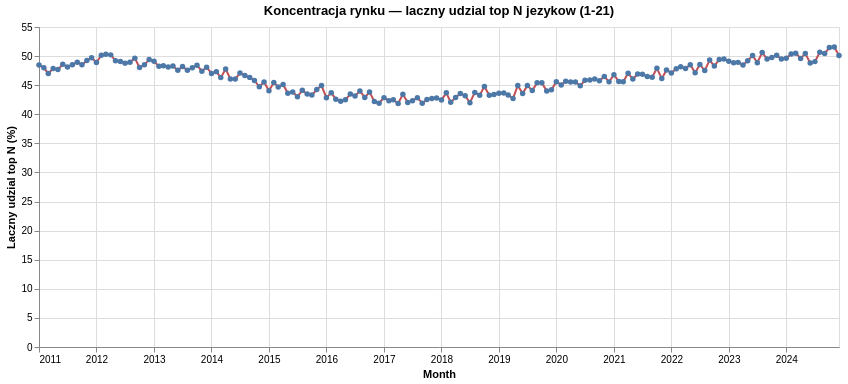

Specify this chart in Vega-Lite:
### Vega-Lite specification from a JSON file in a GitHub repository (floating-point values rounded to 4 significant figures; data arrays with more than 128 entries replaced by an {"elided": "..."} marker saying what was removed)
{"config": {"view": {"continuousWidth": 300, "continuousHeight": 300}, "title": {"anchor": "middle"}}, "data": {"name": "data-451605dfd3c42fff010961f6a53bacfb"}, "mark": {"type": "line", "color": "#c44e52", "point": true}, "encoding": {"tooltip": [{"field": "month", "type": "temporal"}, {"field": "top_n", "title": "Top N", "type": "quantitative"}, {"field": "top_n_share_pct", "format": ".2f", "title": "Share (%)", "type": "quantitative"}], "x": {"field": "month", "title": "Month", "type": "temporal"}, "y": {"field": "top_n_share_pct", "title": "Laczny udzial top N (%)", "type": "quantitative"}}, "height": 320, "params": [{"name": "top_n", "bind": {"input": "range", "max": 21, "min": 1, "name": "Top N jezykow", "step": 1}, "value": 3}], "title": "Koncentracja rynku — laczny udzial top N jezykow (1-21)", "transform": [{"filter": "(datum.top_n === top_n)"}], "width": 800, "$schema": "https://vega.github.io/schema/vega-lite/v6.4.1.json", "datasets": {"data-451605dfd3c42fff010961f6a53bacfb": {"elided": "3528 records"}}}
